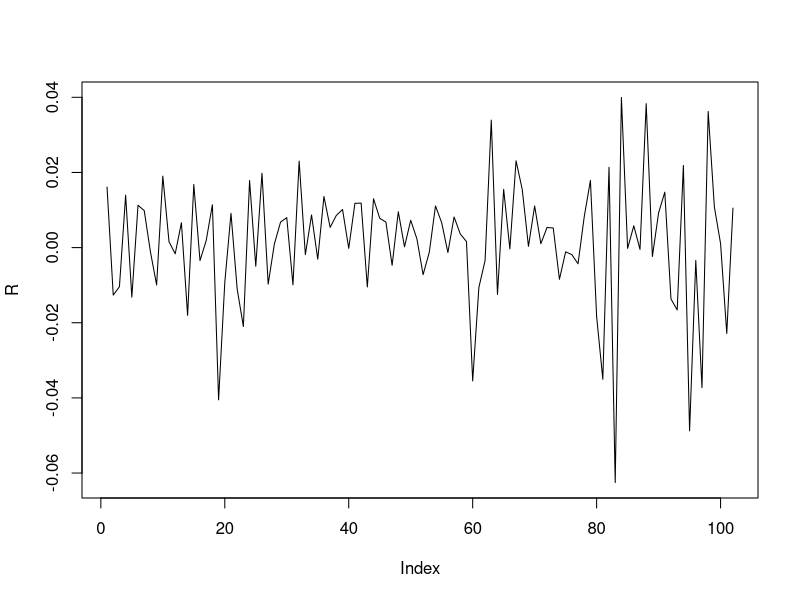
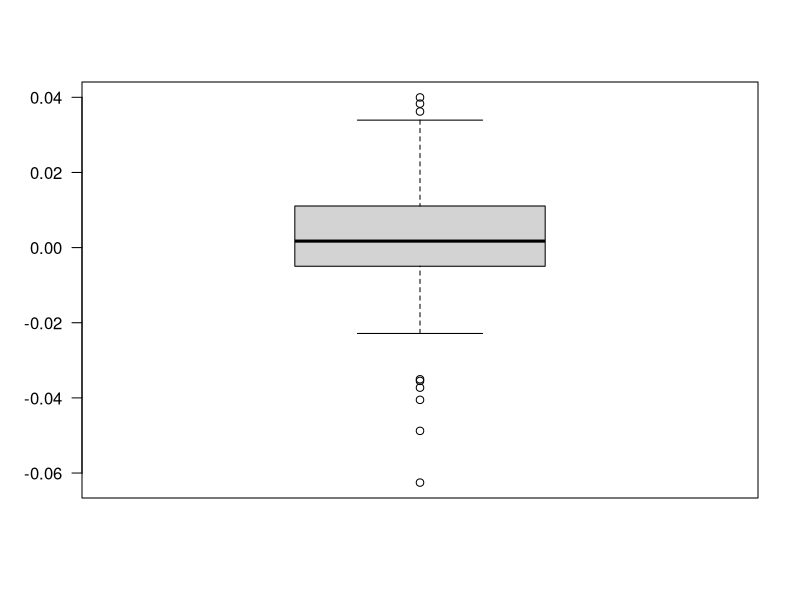
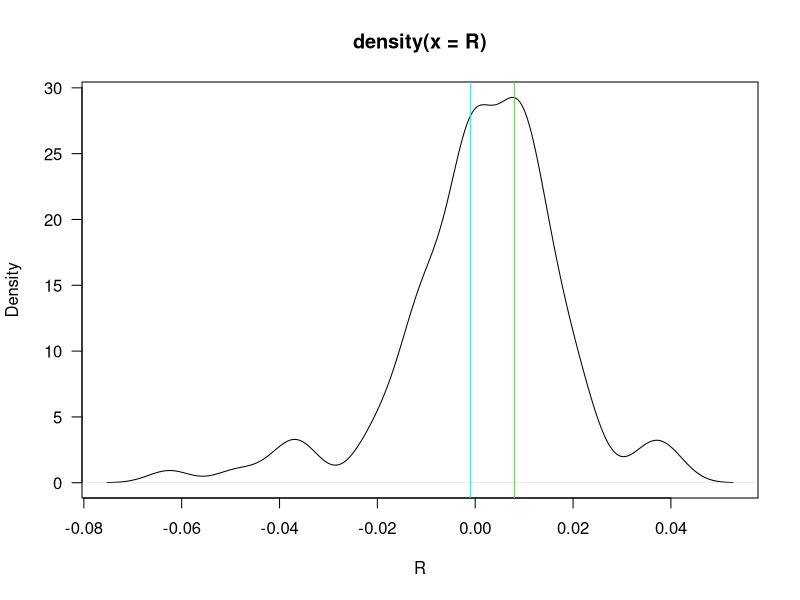
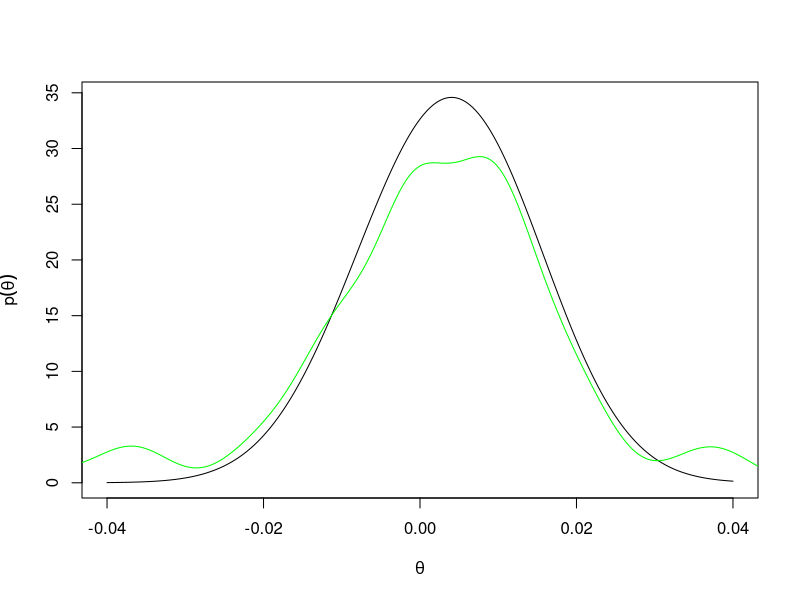
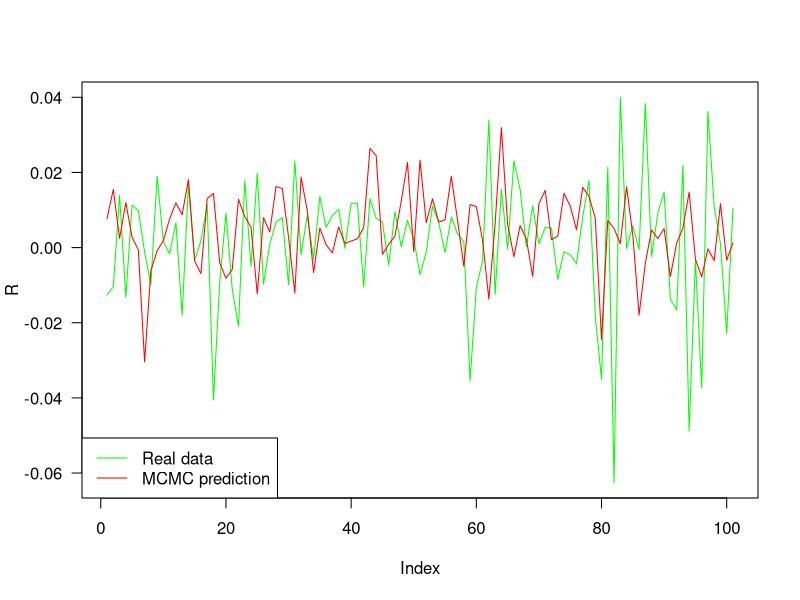
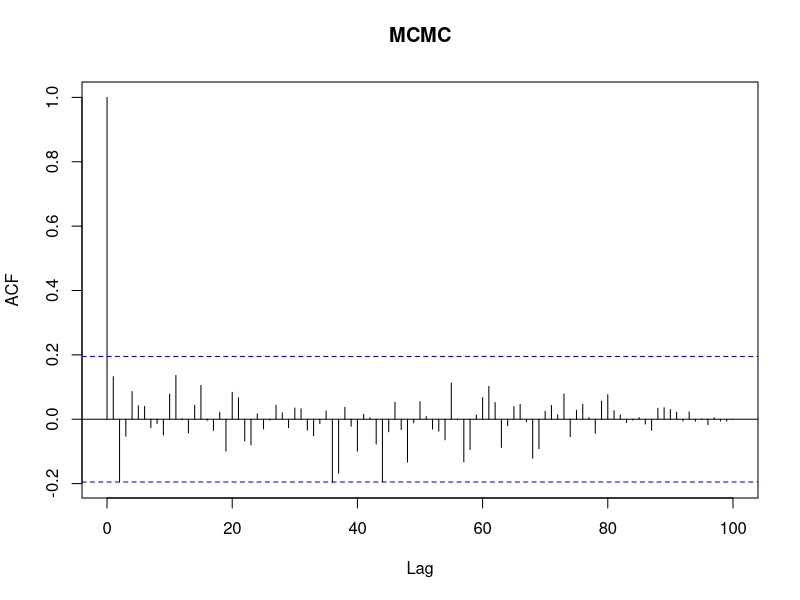
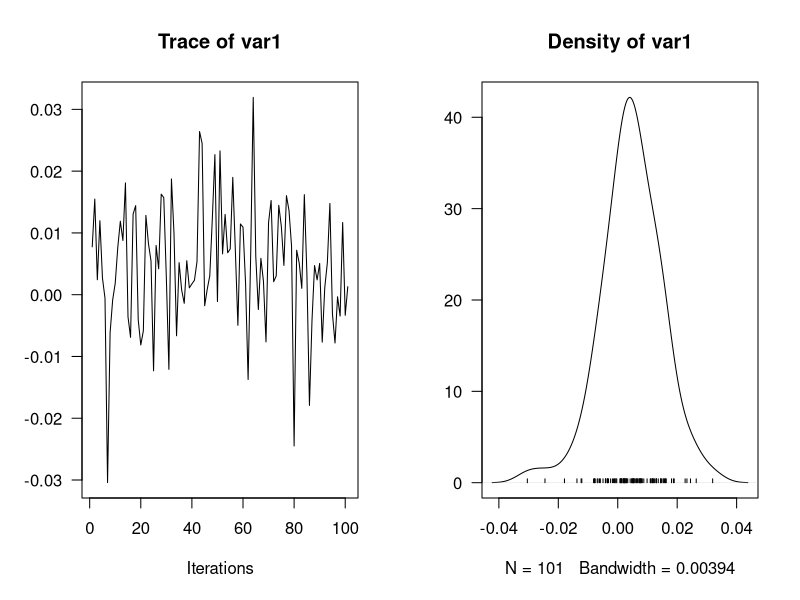

These figures' R source, in order:
## ---- chunk 1
knitr::opts_chunk$set(echo = F)
library(coda)

## ---- chunk 2

setwd("~/Desktop/STAT-S 426/STAT-S426-Project")
SP500.2006 <- read.csv("2006.txt",header = F)
SP500.2007 <- read.csv("2007.txt",header = F)
SP500 <- rbind(SP500.2006,SP500.2007)

R = c()
for (i in 2:nrow(SP500)){
  R = c(R, log(SP500$V2[i]/SP500$V2[i-1]))
}

## ---- chunk 3
plot(R, type = 'l')
boxplot(R, las = 1)
summary(R)

plot(density(R),las = 1, xlab = 'R')
abline(v = 0.008, col = 3)
abline(v = -0.001, col = 5)

length(subset(R, R > 0.009))
# length(subset(R, R > 0.003 & R < 0.011))

length(subset(R, R > -0.002 & R < 0.009))
length(subset(R, R < -0.002))

## ---- chunk 4
# K = # of mixture normal models 
# T = total # of days
# pi = proportion of each normal model
# mu = mean of each normal
# theta = variance of each normal
# v_t ~ Uniform[0,1]
# Gt = k -> which normal model

mu = c(0.008, -0.003)
s2 = c(0.0001, 0.0001)
p = c(0.6, 0.4)
K = 2 # the number of mixed normal models

x = seq(-0.04,0.04,0.0001)
plot(x, p[1]*dnorm(x, mu[1], sqrt(s2[1])) + p[2]*dnorm(x, mu[2], sqrt(s2[2])), 
      ylab = expression(p(theta)), xlab = expression(theta), type = 'l')
lines(density(R),col='green')

## ---- chunk 5

th = R[1] # the first day of R (i.e. 1/4/2006)
THD.MCMC <- NULL
S <- length(R) - 1

for(s in 1:S) {
  pz.unnorm <- p*dnorm(th, mu, sqrt(s2))
  z <- sample(1:K ,1, prob=pz.unnorm) 
    # Note that the sample() function in R normalizes the weights in pz.unnorm. 
    # Otherwise we would have to do it by hand.
  th <- rnorm(1, mu[z], sqrt(s2[z]))
  THD.MCMC <- rbind(THD.MCMC, c(th,z))
}



## ---- chunk 6

plot(R[-1], type = 'l', las = 1, ylab = 'R', col = 'green')

lines(THD.MCMC[,1], type = 'l', col = 'red')

legend('bottomleft',legend = c("Real data", 'MCMC prediction'), lty = c(1,1), col = c('green','red'))

error = 1/S*sum((R[-1]-THD.MCMC[,1])^2)
round(error,6)

## ---- chunk 7
acf(THD.MCMC[,1],lag.max=100, main = 'MCMC')

effectiveSize(THD.MCMC[,1])

thd.mcmc <- mcmc(THD.MCMC[,1])
# summary(thd.mcmc)
plot(thd.mcmc, las = 1)
